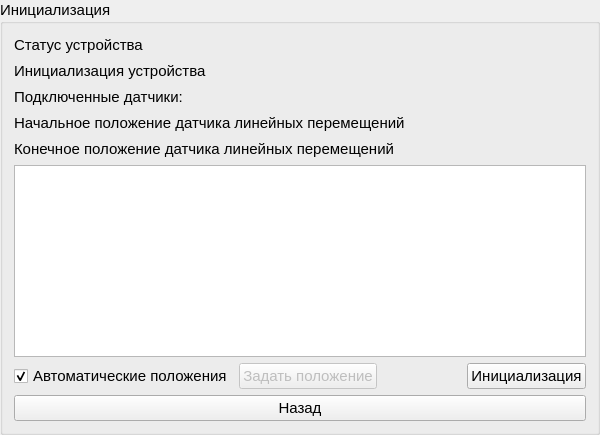
         <widget class="QGroupBox" name="groupBox_init">
          <property name="sizePolicy">
           <sizepolicy hsizetype="Expanding" vsizetype="Preferred">
            <horstretch>0</horstretch>
            <verstretch>0</verstretch>
           </sizepolicy>
          </property>
          <property name="minimumSize">
           <size>
            <width>600</width>
            <height>0</height>
           </size>
          </property>
          <property name="font">
           <font>
            <family>Segoe UI</family>
            <pointsize>11</pointsize>
           </font>
          </property>
          <property name="title">
           <string>Инициализация</string>
          </property>
          <layout class="QVBoxLayout" name="verticalLayout_8">
           <item>
            <layout class="QHBoxLayout" name="horizontalLayout_deviceStatus">
             <item>
              <widget class="QLabel" name="label_deviceStatus">
               <property name="font">
                <font>
                 <family>Segoe UI</family>
                 <pointsize>11</pointsize>
                </font>
               </property>
               <property name="text">
                <string>Статус устройства</string>
               </property>
              </widget>
             </item>
             <item>
              <spacer name="horizontalSpacer_deviceStatus">
               <property name="orientation">
                <enum>Qt::Orientation::Horizontal</enum>
               </property>
               <property name="sizeHint" stdset="0">
                <size>
                 <width>40</width>
                 <height>20</height>
                </size>
               </property>
              </spacer>
             </item>
             <item>
              <widget class="QLabel" name="label_deviceStatusValue">
               <property name="sizePolicy">
                <sizepolicy hsizetype="Preferred" vsizetype="Preferred">
                 <horstretch>0</horstretch>
                 <verstretch>0</verstretch>
                </sizepolicy>
               </property>
               <property name="minimumSize">
                <size>
                 <width>0</width>
                 <height>0</height>
                </size>
               </property>
               <property name="font">
                <font>
                 <family>Segoe UI</family>
                 <pointsize>11</pointsize>
                </font>
               </property>
               <property name="layoutDirection">
                <enum>Qt::LayoutDirection::LeftToRight</enum>
               </property>
               <property name="styleSheet">
                <string notr="true"/>
               </property>
               <property name="text">
                <string/>
               </property>
               <property name="alignment">
                <set>Qt::AlignmentFlag::AlignRight|Qt::AlignmentFlag::AlignTrailing|Qt::AlignmentFlag::AlignVCenter</set>
               </property>
              </widget>
             </item>
            </layout>
           </item>
           <item>
            <layout class="QHBoxLayout" name="horizontalLayout_deviceInit">
             <item>
              <widget class="QLabel" name="label_deviceInit">
               <property name="font">
                <font>
                 <family>Segoe UI</family>
                 <pointsize>11</pointsize>
                </font>
               </property>
               <property name="text">
                <string>Инициализация устройства</string>
               </property>
              </widget>
             </item>
             <item>
              <spacer name="horizontalSpacer_deviceInit">
               <property name="orientation">
                <enum>Qt::Orientation::Horizontal</enum>
               </property>
               <property name="sizeHint" stdset="0">
                <size>
                 <width>40</width>
                 <height>20</height>
                </size>
               </property>
              </spacer>
             </item>
             <item>
              <widget class="QLabel" name="label_deviceInitValue">
               <property name="sizePolicy">
                <sizepolicy hsizetype="Preferred" vsizetype="Preferred">
                 <horstretch>0</horstretch>
                 <verstretch>0</verstretch>
                </sizepolicy>
               </property>
               <property name="minimumSize">
                <size>
                 <width>0</width>
                 <height>0</height>
                </size>
               </property>
               <property name="font">
                <font>
                 <family>Segoe UI</family>
                 <pointsize>11</pointsize>
                </font>
               </property>
               <property name="layoutDirection">
                <enum>Qt::LayoutDirection::LeftToRight</enum>
               </property>
               <property name="text">
                <string/>
               </property>
               <property name="alignment">
                <set>Qt::AlignmentFlag::AlignRight|Qt::AlignmentFlag::AlignTrailing|Qt::AlignmentFlag::AlignVCenter</set>
               </property>
              </widget>
             </item>
            </layout>
           </item>
           <item>
            <layout class="QHBoxLayout" name="horizontalLayout_connectedSensors">
             <item>
              <widget class="QLabel" name="label_connectedSensors">
               <property name="font">
                <font>
                 <family>Segoe UI</family>
                 <pointsize>11</pointsize>
                </font>
               </property>
               <property name="text">
                <string>Подключенные датчики:</string>
               </property>
              </widget>
             </item>
             <item>
              <spacer name="horizontalSpacer_connectedSensors">
               <property name="orientation">
                <enum>Qt::Orientation::Horizontal</enum>
               </property>
               <property name="sizeHint" stdset="0">
                <size>
                 <width>40</width>
                 <height>20</height>
                </size>
               </property>
              </spacer>
             </item>
             <item>
              <widget class="QLabel" name="label_connectedSensorsNumber">
               <property name="sizePolicy">
                <sizepolicy hsizetype="Preferred" vsizetype="Preferred">
                 <horstretch>0</horstretch>
                 <verstretch>0</verstretch>
                </sizepolicy>
               </property>
               <property name="minimumSize">
                <size>
                 <width>0</width>
                 <height>0</height>
                </size>
               </property>
               <property name="font">
                <font>
                 <family>Segoe UI</family>
                 <pointsize>11</pointsize>
                </font>
               </property>
               <property name="layoutDirection">
                <enum>Qt::LayoutDirection::LeftToRight</enum>
               </property>
               <property name="text">
                <string/>
               </property>
               <property name="alignment">
                <set>Qt::AlignmentFlag::AlignRight|Qt::AlignmentFlag::AlignTrailing|Qt::AlignmentFlag::AlignVCenter</set>
               </property>
              </widget>
             </item>
            </layout>
           </item>
           <item>
            <layout class="QHBoxLayout" name="horizontalLayout_startingPosition">
             <item>
              <widget class="QLabel" name="label_startingPosition">
               <property name="font">
                <font>
                 <family>Segoe UI</family>
                 <pointsize>11</pointsize>
                </font>
               </property>
               <property name="text">
                <string>Начальное положение датчика линейных перемещений</string>
               </property>
              </widget>
             </item>
             <item>
              <spacer name="horizontalSpacer_startingPosition">
               <property name="orientation">
                <enum>Qt::Orientation::Horizontal</enum>
               </property>
               <property name="sizeHint" stdset="0">
                <size>
                 <width>40</width>
                 <height>20</height>
                </size>
               </property>
              </spacer>
             </item>
             <item>
              <widget class="QLabel" name="label_startingPositionValue">
               <property name="sizePolicy">
                <sizepolicy hsizetype="Preferred" vsizetype="Preferred">
                 <horstretch>0</horstretch>
                 <verstretch>0</verstretch>
                </sizepolicy>
               </property>
               <property name="minimumSize">
                <size>
                 <width>0</width>
                 <height>0</height>
                </size>
               </property>
               <property name="font">
                <font>
                 <family>Segoe UI</family>
                 <pointsize>11</pointsize>
                </font>
               </property>
               <property name="layoutDirection">
                <enum>Qt::LayoutDirection::LeftToRight</enum>
               </property>
               <property name="text">
                <string/>
               </property>
               <property name="alignment">
                <set>Qt::AlignmentFlag::AlignRight|Qt::AlignmentFlag::AlignTrailing|Qt::AlignmentFlag::AlignVCenter</set>
               </property>
              </widget>
             </item>
            </layout>
           </item>
           <item>
            <layout class="QHBoxLayout" name="horizontalLayout_finalPosition">
             <item>
              <widget class="QLabel" name="label_finalPosition">
               <property name="font">
                <font>
                 <family>Segoe UI</family>
                 <pointsize>11</pointsize>
                </font>
               </property>
               <property name="text">
                <string>Конечное положение датчика линейных перемещений</string>
               </property>
              </widget>
             </item>
             <item>
              <spacer name="horizontalSpacer_finalPosition">
               <property name="orientation">
                <enum>Qt::Orientation::Horizontal</enum>
               </property>
               <property name="sizeHint" stdset="0">
                <size>
                 <width>40</width>
                 <height>20</height>
                </size>
               </property>
              </spacer>
             </item>
             <item>
              <widget class="QLabel" name="label_finalPositionValue">
               <property name="sizePolicy">
                <sizepolicy hsizetype="Preferred" vsizetype="Preferred">
                 <horstretch>0</horstretch>
                 <verstretch>0</verstretch>
                </sizepolicy>
               </property>
               <property name="minimumSize">
                <size>
                 <width>0</width>
                 <height>0</height>
                </size>
               </property>
               <property name="font">
                <font>
                 <family>Segoe UI</family>
                 <pointsize>11</pointsize>
                </font>
               </property>
               <property name="layoutDirection">
                <enum>Qt::LayoutDirection::LeftToRight</enum>
               </property>
               <property name="text">
                <string/>
               </property>
               <property name="alignment">
                <set>Qt::AlignmentFlag::AlignRight|Qt::AlignmentFlag::AlignTrailing|Qt::AlignmentFlag::AlignVCenter</set>
               </property>
              </widget>
             </item>
            </layout>
           </item>
           <item>
            <widget class="MyChart" name="Chart_trend"/>
           </item>
           <item>
            <layout class="QHBoxLayout" name="horizontalLayout_menuInit">
             <item>
              <widget class="QCheckBox" name="checkBox_autoinit">
               <property name="sizePolicy">
                <sizepolicy hsizetype="Preferred" vsizetype="Preferred">
                 <horstretch>0</horstretch>
                 <verstretch>0</verstretch>
                </sizepolicy>
               </property>
               <property name="font">
                <font>
                 <family>Segoe UI</family>
                 <pointsize>11</pointsize>
                </font>
               </property>
               <property name="text">
                <string>Автоматические положения</string>
               </property>
               <property name="checked">
                <bool>true</bool>
               </property>
              </widget>
             </item>
             <item>
              <widget class="QPushButton" name="pushButton_set">
               <property name="enabled">
                <bool>false</bool>
               </property>
               <property name="sizePolicy">
                <sizepolicy hsizetype="Preferred" vsizetype="Preferred">
                 <horstretch>0</horstretch>
                 <verstretch>0</verstretch>
                </sizepolicy>
               </property>
               <property name="font">
                <font>
                 <family>Segoe UI</family>
                 <pointsize>11</pointsize>
                </font>
               </property>
               <property name="text">
                <string>Задать положение</string>
               </property>
              </widget>
             </item>
             <item>
              <spacer name="horizontalSpacer_menuInit">
               <property name="orientation">
                <enum>Qt::Orientation::Horizontal</enum>
               </property>
               <property name="sizeHint" stdset="0">
                <size>
                 <width>40</width>
                 <height>20</height>
                </size>
               </property>
              </spacer>
             </item>
             <item>
              <widget class="QPushButton" name="pushButton_init">
               <property name="sizePolicy">
                <sizepolicy hsizetype="Preferred" vsizetype="Preferred">
                 <horstretch>0</horstretch>
                 <verstretch>0</verstretch>
                </sizepolicy>
               </property>
               <property name="font">
                <font>
                 <family>Segoe UI</family>
                 <pointsize>11</pointsize>
                </font>
               </property>
               <property name="text">
                <string>Инициализация</string>
               </property>
              </widget>
             </item>
            </layout>
           </item>
           <item>
            <widget class="QPushButton" name="pushButton_back">
             <property name="text">
              <string>Назад</string>
             </property>
            </widget>
           </item>
          </layout>
         </widget>
